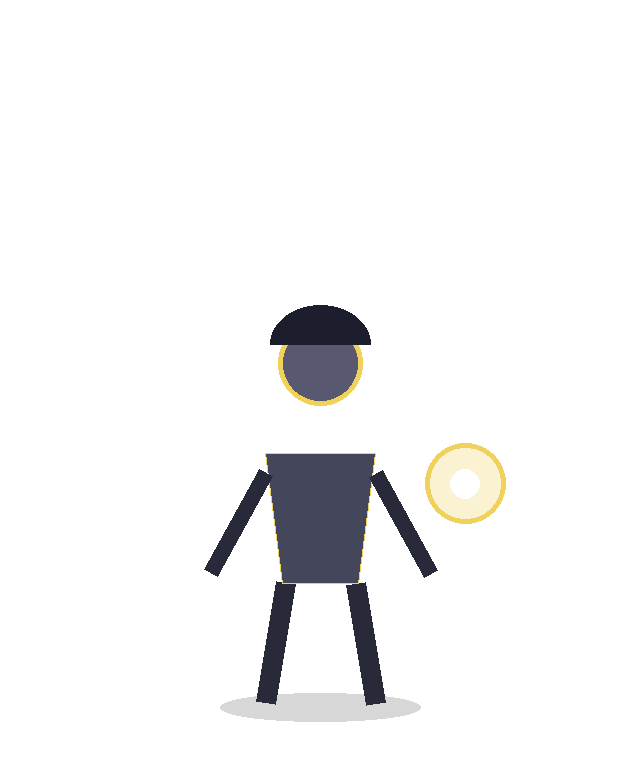
#> input picture frontend/assets/heroes/angelic_cantor/combat_base.png, 640 x 768 px, found by its file name
$ python split_hoplite_rig.py
#> lines starting #> are read from the running program, lines starting #| are printed output that depends on the picture
"""
Taglia combat_base.png in 7 layer separati per il rig idle del Greek Hoplite.

Approccio:
- Per ogni pixel opaco del PNG sorgente, lo assegnamo a UN SOLO layer.
- Regole di assegnazione:
  1. Se il pixel è dentro la bbox di 'hair' E la bbox di un altro layer:
        - se il colore è "capelli" (rossastro) → va a hair
        - altrimenti → va al layer con priorità più alta tra i non-hair
  2. Altrimenti → layer con priorità più alta tra quelli che contengono il pixel.
- Pixel fuori da TUTTE le bbox → assegnato alla bbox più vicina (safety net).

Questo garantisce la ricomposizione pixel-perfect quando le transform sono azzerate.
Nessuna modifica al design, nessun ridisegno, solo redistribuzione pixel.
"""
from PIL import Image
import os

SRC = "/app/frontend/assets/heroes/greek_hoplite/combat_base.png"
RIG_DIR = "/app/frontend/assets/heroes/greek_hoplite/rig/"
PREVIEW_DIR = "/app/backend/scripts/hoplite_idle_preview/"
os.makedirs(RIG_DIR, exist_ok=True)
os.makedirs(PREVIEW_DIR, exist_ok=True)

im = Image.open(SRC).convert("RGBA")
#> im is the input picture: PIL image 640x768 RGBA; mean R, G, B, A 6.3, 6, 5.7, 16.2
W, H = im.size
#> W = 640; H = 768
px = im.load()

# Bounding box (x, y, w, h) — verificate visivamente con overlay
# Il personaggio è posizionato verso destra-centro (spear estesa a sinistra)
BBOX = {
    "hair":        (470, 55,  310, 360),   # pennacchio + capelli fluenti ✓
    "head_helmet": (505, 130, 230, 180),   # elmo + viso (ampliato verso basso e lati) ✓
    "torso":       (515, 225, 250, 320),   # petto + addome + cintura (ampliato)
    "spear_arm":   (0,   315, 610, 150),   # braccio sinistro + lancia intera ✓
    "shield_arm":  (680, 340, 345, 475),   # braccio destro + scudo rotondo (esteso fino al bordo)
    "skirt":       (490, 495, 345, 395),   # gonna completa con coda fluente
    "legs":        (520, 645, 340, 320),   # gambe + greave + sandali (esteso)
}

# Priorità: più alta = davanti (vince in overlap)
PRIORITY = {
    "head_helmet": 7,
    "spear_arm":   6,
    "shield_arm":  5,
    "torso":       4,
    "skirt":       3,
    "legs":        2,
    "hair":        1,
}

# Ordine di rendering (back → front) = priorità crescente
RENDER_ORDER = ["hair", "legs", "skirt", "torso", "shield_arm", "spear_arm", "head_helmet"]


def in_bbox(x: int, y: int, bbox) -> bool:
    bx, by, bw, bh = bbox
    return bx <= x < bx + bw and by <= y < by + bh


def is_hair_color(r: int, g: int, b: int) -> bool:
    """Rileva rosso/bruno di capelli/pennacchio. Distingue da oro, pelle e pelle in ombra."""
    if r < 60:
        return False
    if r > 245 and g > 245 and b > 245:
        return False
    if not (r > g and g > b):
        return False
    # pelle ha b alto (>135) o b/r alto (>0.58) anche in ombra
    if b > 135:
        return False
    br_ratio = b / max(1, r)
    if br_ratio >= 0.58:
        return False
    # oro elmo ha g molto vicino a r (r-g piccolo vs g-b grande).
    # capelli: r-g abbastanza grande rispetto a g-b
    rg = r - g
    gb = g - b
    return rg >= gb * 0.75 and rg >= 15


def is_skirt_cloth(r: int, g: int, b: int) -> bool:
    """Rileva il tessuto rosso-arancio della gonna. Distingue da pelle e bronzo dei sandali/greave."""
    if r < 50:
        return False
    if not (r > g and g >= b):
        return False
    # gonna satura: g/r basso (<0.55), b basso (<120)
    gr = g / max(1, r)
    if gr >= 0.55:
        return False  # oro/bronzo/pelle hanno g/r alto
    if b > 120:
        return False  # pelle ha b alto
    # saturazione alta (arancione acceso)
    return True


def dist_to_bbox(x: int, y: int, bbox) -> float:
    bx, by, bw, bh = bbox
    dx = max(bx - x, 0, x - (bx + bw - 1))
    dy = max(by - y, 0, y - (by + bh - 1))
    return (dx * dx + dy * dy) ** 0.5


def main():
    canvases = {n: Image.new("RGBA", (W, H), (0, 0, 0, 0)) for n in BBOX}
    canvas_px = {n: c.load() for n, c in canvases.items()}

    stats = {n: 0 for n in BBOX}
    lost = 0
    salvaged = 0

    for y in range(H):
        for x in range(W):
            r, g, b, a = px[x, y]
            if a == 0:
                continue

            candidates = [n for n, bb in BBOX.items() if in_bbox(x, y, bb)]

            if not candidates:
                # Safety net: assegna alla bbox più vicina
                nearest = min(BBOX.items(), key=lambda kv: dist_to_bbox(x, y, kv[1]))[0]
                canvas_px[nearest][x, y] = (r, g, b, a)
                stats[nearest] += 1
                salvaged += 1
                continue

            if "hair" in candidates and "head_helmet" in candidates:
                # Conflitto hair vs head_helmet: colore dominante decide
                if is_hair_color(r, g, b):
                    winner = "hair"
                else:
                    # Non-hair in zona testa → head_helmet (elmo/viso)
                    non_hair = [n for n in candidates if n != "hair"]
                    winner = max(non_hair, key=lambda n: PRIORITY[n])
            elif "hair" in candidates and len(candidates) > 1:
                # Altri overlap con hair: solo colore decide
                if is_hair_color(r, g, b):
                    winner = "hair"
                else:
                    non_hair = [n for n in candidates if n != "hair"]
                    winner = max(non_hair, key=lambda n: PRIORITY[n])
            elif "legs" in candidates and "skirt" in candidates:
                # Conflitto legs vs skirt: colore dominante decide
                if is_skirt_cloth(r, g, b):
                    winner = "skirt"
                else:
                    # Pelle/bronzo/sandalo → gambe
                    winner = "legs"
                    # se anche torso/shield_arm nell'overlap, mantieni priorità per quelli
                    other = [n for n in candidates if n not in ("legs", "skirt")]
                    if other:
                        top_other = max(other, key=lambda n: PRIORITY[n])
                        if PRIORITY[top_other] > PRIORITY["legs"]:
                            winner = top_other
            else:
                winner = max(candidates, key=lambda n: PRIORITY[n])

            canvas_px[winner][x, y] = (r, g, b, a)
            stats[winner] += 1
#> after the loop, canvas_px = 7 items; salvaged = 27977; stats = {'hair': 0, 'head_helmet': 0, 'torso': 39, 'spear_arm': 28901, 'shield_arm': 0, 'skirt': 8729, 'legs': 0}

    # Salva
    for name, canv in canvases.items():
        path = os.path.join(RIG_DIR, f"{name}.png")
        canv.save(path, "PNG", optimize=True)
        print(f"[rig] {name}: {stats[name]:,} px → {path}")
#> this loop made 7 passes
#| [rig] hair: 0 px → /app/frontend/assets/heroes/greek_hoplite/rig/hair.png
#| [rig] head_helmet: 0 px → /app/frontend/assets/heroes/greek_hoplite/rig/head_helmet.png
#| [rig] torso: 39 px → /app/frontend/assets/heroes/greek_hoplite/rig/torso.png
#| [rig] spear_arm: 28,901 px → /app/frontend/assets/heroes/greek_hoplite/rig/spear_arm.png
#| [rig] shield_arm: 0 px → /app/frontend/assets/heroes/greek_hoplite/rig/shield_arm.png
#| [rig] skirt: 8,729 px → /app/frontend/assets/heroes/greek_hoplite/rig/skirt.png
#| [rig] legs: 0 px → /app/frontend/assets/heroes/greek_hoplite/rig/legs.png
    print(f"[rig] salvati (fuori bbox): {salvaged}")
#| [rig] salvati (fuori bbox): 27977
    print(f"[rig] persi: {lost}")

    # ---- Verifica: ricompose i layer in ordine e confronta con originale ----
    recomposed = Image.new("RGBA", (W, H), (0, 0, 0, 0))
    for name in RENDER_ORDER:
        recomposed.alpha_composite(canvases[name])
    # diff
    from PIL import ImageChops
    diff = ImageChops.difference(im, recomposed)
    bbox_diff = diff.getbbox()
#> bbox_diff = None
    print(f"[rig] bbox differenza con originale: {bbox_diff}")
#| [rig] bbox differenza con originale: None

    # Contact sheet dei layer per anteprima
    thumbs = []
    for name in RENDER_ORDER + ["head_helmet"]:  # skip duplicate — fix
        pass
    order_for_sheet = ["hair", "head_helmet", "torso", "spear_arm", "shield_arm", "skirt", "legs"]
    cols = 4
    rows = 2
    thumb_w, thumb_h = 300, 300
    sheet = Image.new("RGB", (cols * thumb_w + 20, rows * thumb_h + 60), (12, 14, 20))
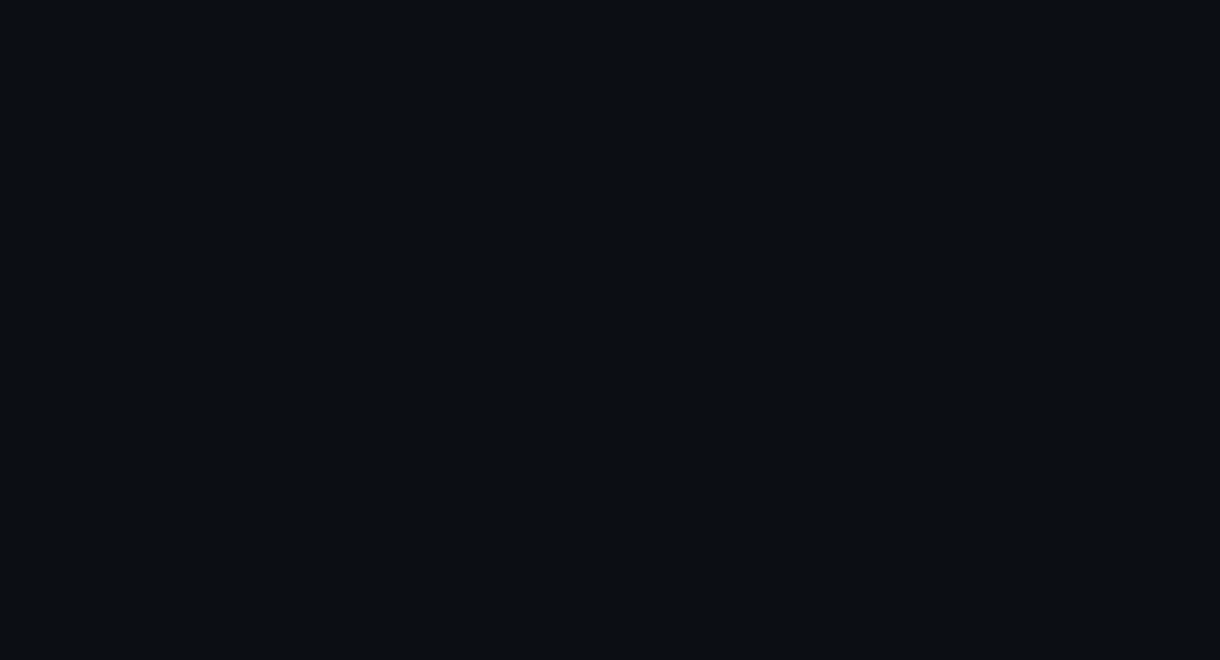
#> sheet: PIL image 1220x660 RGB; mean R, G, B 12, 14, 20
    from PIL import ImageDraw, ImageFont
    draw = ImageDraw.Draw(sheet)
    try:
        font = ImageFont.truetype("/usr/share/fonts/truetype/dejavu/DejaVuSans-Bold.ttf", 14)
    except Exception:
        font = ImageFont.load_default()

    # Prima cella: originale
    orig_thumb = im.copy()
    orig_thumb.thumbnail((thumb_w - 20, thumb_h - 40))
    bg_o = Image.new("RGB", (thumb_w, thumb_h), (30, 40, 55))
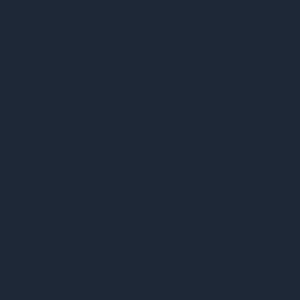
#> bg_o: PIL image 300x300 RGB; mean R, G, B 30, 40, 55
    off_x = (thumb_w - orig_thumb.width) // 2
#> off_x = 41
    off_y = 20
    bg_o.paste(orig_thumb, (off_x, off_y), mask=orig_thumb.split()[-1])
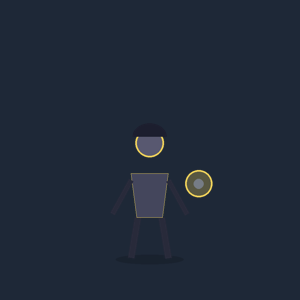
#> bg_o: PIL image 300x300 RGB; mean R, G, B 31.9, 41.4, 56
    sheet.paste(bg_o, (10, 10))
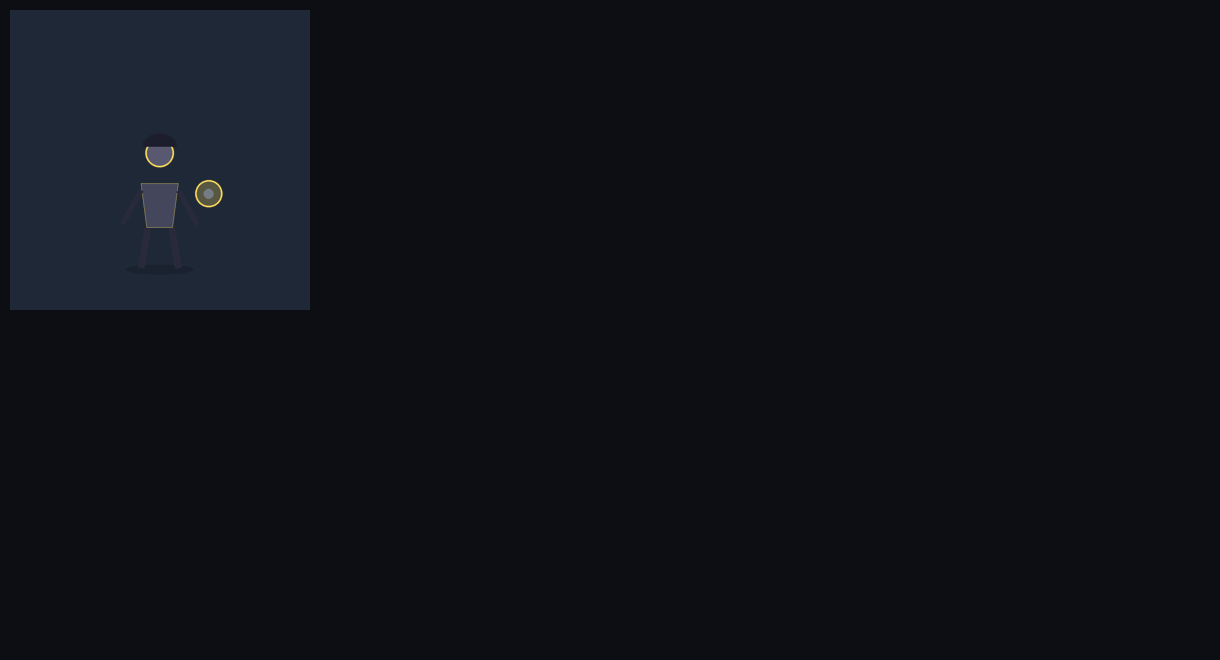
#> sheet: PIL image 1220x660 RGB; mean R, G, B 14.2, 17.1, 24
    draw.text((20, 15), "ORIGINAL", fill=(200, 220, 255), font=font)

    # Ricomposto
    rec_thumb = recomposed.copy()
    rec_thumb.thumbnail((thumb_w - 20, thumb_h - 40))
    bg_r = Image.new("RGB", (thumb_w, thumb_h), (30, 40, 55))
    off_x = (thumb_w - rec_thumb.width) // 2
    bg_r.paste(rec_thumb, (off_x, 20), mask=rec_thumb.split()[-1])
    sheet.paste(bg_r, (10 + thumb_w, 10))
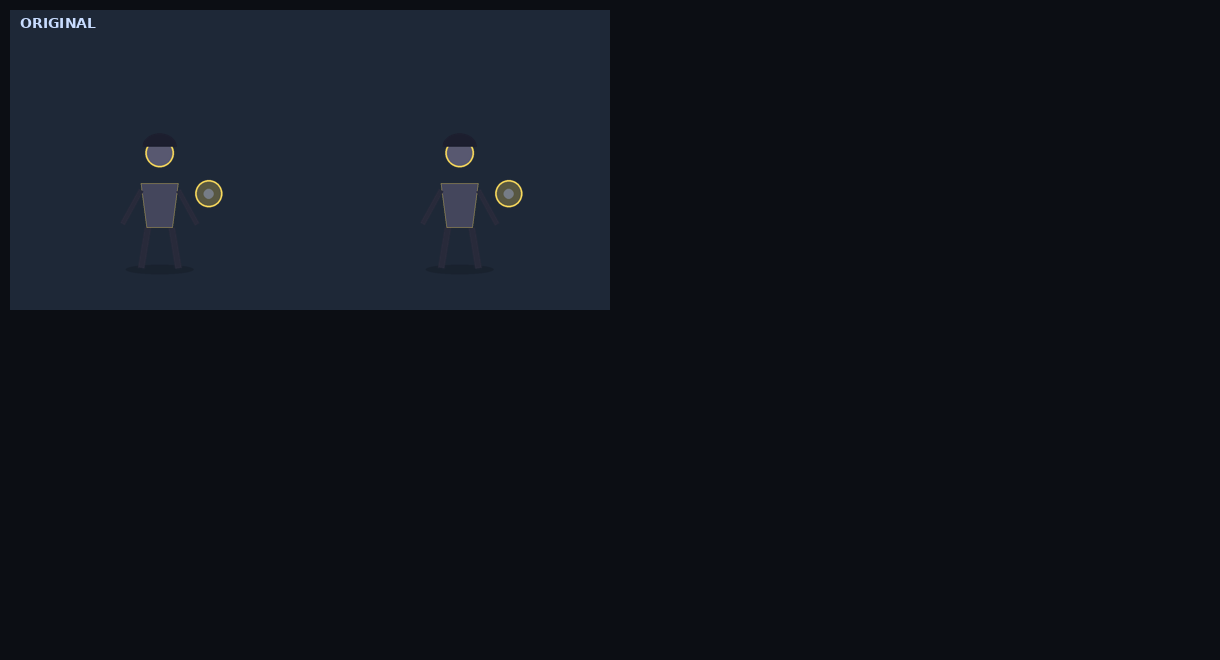
#> sheet: PIL image 1220x660 RGB; mean R, G, B 16.5, 20.2, 28.1
    draw.text((20 + thumb_w, 15), "RECOMPOSED", fill=(180, 255, 200), font=font)

    # Ora i layer singoli a partire dalla posizione (2, 0) della griglia
    positions = [(2, 0), (3, 0), (0, 1), (1, 1), (2, 1), (3, 1), (0, 2)]
    # solo 4 colonne x 2 righe, la griglia è 2x4, quindi ridisegna: orig, recomposed, 7 layer → 9 totali → griglia 3x4
    # Rifaccio con 3 righe
    cols = 4
    rows = 3
    sheet = Image.new("RGB", (cols * thumb_w, rows * thumb_h), (12, 14, 20))
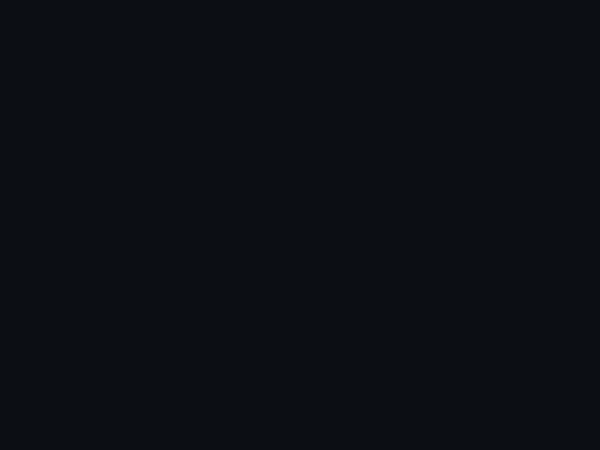
#> sheet: PIL image 1200x900 RGB (shown at 1/2 size); mean R, G, B 12, 14, 20
    draw = ImageDraw.Draw(sheet)

    cells = [("ORIGINAL", im), ("RECOMPOSED", recomposed)] + [(n, canvases[n]) for n in order_for_sheet]
#> cells = 9 items
    for i, (label, img) in enumerate(cells):
        col = i % cols
        row = i // cols
        px_x, py_y = col * thumb_w, row * thumb_h
        # cella con sfondo scuro
        cell = Image.new("RGB", (thumb_w, thumb_h), (30, 40, 55))
        thumb = img.copy()
        thumb.thumbnail((thumb_w - 30, thumb_h - 40))
        cx = (thumb_w - thumb.width) // 2
        cy = 30 + ((thumb_h - 40) - thumb.height) // 2
        cell.paste(thumb, (cx, cy), mask=thumb.split()[-1])
        sheet.paste(cell, (px_x, py_y))
        draw.text((px_x + 8, py_y + 6), label, fill=(200, 220, 255), font=font)
#> this loop made 9 passes
#> (label, col, row, px_x, py_y) on passes 1 to 9: ('ORIGINAL', 0, 0, 0, 0), ('RECOMPOSED', 1, 0, 300, 0), ('hair', 2, 0, 600, 0), ('head_helmet', 3, 0, 900, 0), ('torso', 0, 1, 0, 300), ('spear_arm', 1, 1, 300, 300), ('shield_arm', 2, 1, 600, 300), ('skirt', 3, 1, 900, 300), ('legs', 0, 2, 0, 600)
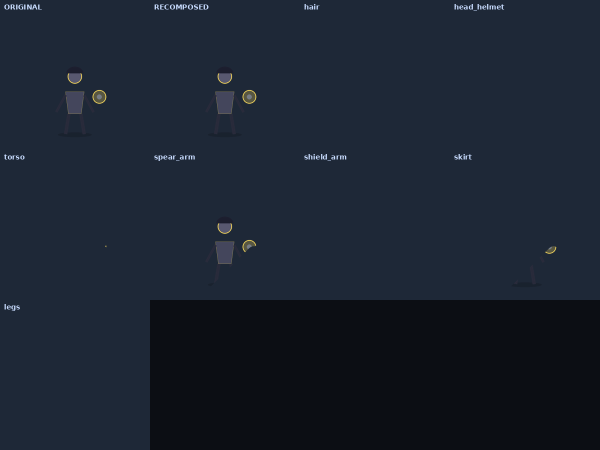
#> sheet: PIL image 1200x900 RGB (shown at 1/2 size); mean R, G, B 26.4, 34.3, 47
#> thumb: PIL image 217x260 RGBA; every value is 0

    sheet_path = os.path.join(PREVIEW_DIR, "rig_layers_contact.jpg")
    sheet.save(sheet_path, "JPEG", quality=85)
    print(f"[rig] contact sheet: {sheet_path}")


if __name__ == "__main__":
    main()
